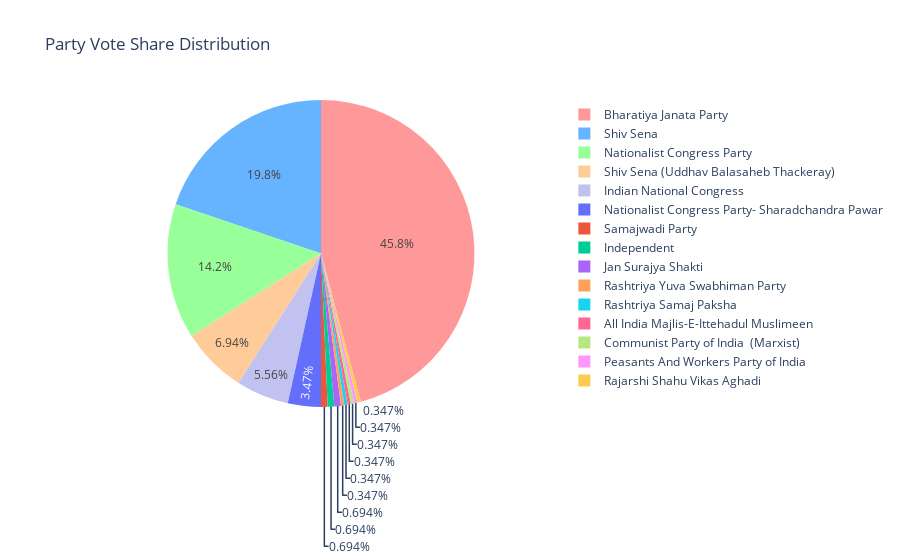

The notebook cell this image was saved under:
### Code cell
data = get_winner_candidate_party_count(df)
# Extract the keys and values from the dictionary
labels = list(data.keys())
sizes = list(data.values())

# Create the pie chart
fig = go.Figure(data=[go.Pie(labels=labels, values=sizes, 
                             marker=dict(colors=colors), 
                             hoverinfo='label+percent+value')])

# Add a title
fig.update_layout(title="Party Vote Share Distribution")

# Show the interactive plot
fig.show()

### Figure 1 — Plotly figure (JSON) as saved in the notebook; plotly's stock layout.template omitted (floating-point values rounded to 4 significant figures)
{"data": [{"hoverinfo": "label+percent+value", "labels": ["Bharatiya Janata Party", "Shiv Sena", "Nationalist Congress Party", "Shiv Sena (Uddhav Balasaheb Thackeray)", "Indian National Congress", "Nationalist Congress Party- Sharadchandra Pawar", "Samajwadi Party", "Independent", "Jan Surajya Shakti", "Rashtriya Yuva Swabhiman Party", "Rashtriya Samaj Paksha", "All India Majlis-E-Ittehadul Muslimeen", "Communist Party of India  (Marxist)", "Peasants And Workers Party of India", "Rajarshi Shahu Vikas Aghadi"], "marker": {"colors": ["#ff9999", "#66b3ff", "#99ff99", "#ffcc99", "#c2c2f0"]}, "type": "pie", "values": [132, 57, 41, 20, 16, 10, 2, 2, 2, 1, 1, 1, 1, 1, 1]}], "layout": {"title": {"text": "Party Vote Share Distribution"}}}
